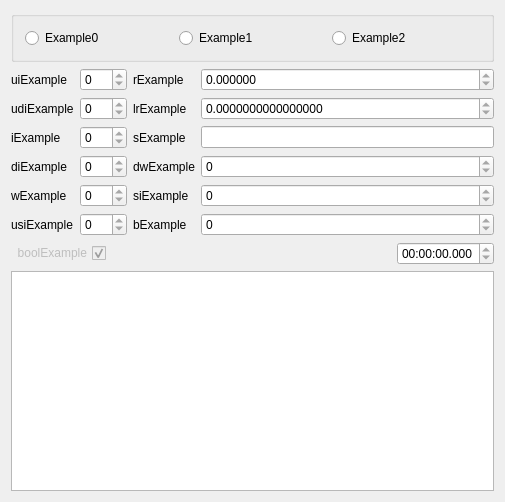
<?xml version="1.0" encoding="UTF-8"?>
<ui version="4.0">
 <class>QAdsDialog</class>
 <widget class="QDialog" name="QAdsDialog">
  <property name="geometry">
   <rect>
    <x>0</x>
    <y>0</y>
    <width>505</width>
    <height>502</height>
   </rect>
  </property>
  <property name="windowTitle">
   <string>QAdsDialog</string>
  </property>
  <layout class="QVBoxLayout" name="verticalLayout">
   <item>
    <widget class="QGroupBox" name="groupBox">
     <property name="title">
      <string/>
     </property>
     <layout class="QHBoxLayout" name="horizontalLayout">
      <item>
       <widget class="QRadioButton" name="radioButtonExample0">
        <property name="text">
         <string>Example0</string>
        </property>
       </widget>
      </item>
      <item>
       <widget class="QRadioButton" name="radioButtonExample1">
        <property name="text">
         <string>Example1</string>
        </property>
       </widget>
      </item>
      <item>
       <widget class="QRadioButton" name="radioButtonExample2">
        <property name="text">
         <string>Example2</string>
        </property>
       </widget>
      </item>
     </layout>
    </widget>
   </item>
   <item>
    <layout class="QGridLayout" name="gridLayout">
     <item row="0" column="0">
      <widget class="QLabel" name="label">
       <property name="text">
        <string>uiExample</string>
       </property>
      </widget>
     </item>
     <item row="0" column="1">
      <widget class="QSpinBox" name="spinBoxUIExample">
       <property name="readOnly">
        <bool>true</bool>
       </property>
      </widget>
     </item>
     <item row="0" column="2">
      <widget class="QLabel" name="label_4">
       <property name="text">
        <string>rExample</string>
       </property>
      </widget>
     </item>
     <item row="0" column="3">
      <widget class="QDoubleSpinBox" name="doubleSpinBoxRExample">
       <property name="readOnly">
        <bool>true</bool>
       </property>
       <property name="decimals">
        <number>6</number>
       </property>
      </widget>
     </item>
     <item row="1" column="0">
      <widget class="QLabel" name="label_2">
       <property name="text">
        <string>udiExample</string>
       </property>
      </widget>
     </item>
     <item row="1" column="1">
      <widget class="QDoubleSpinBox" name="doubleSpinBoxUDIExample">
       <property name="readOnly">
        <bool>true</bool>
       </property>
       <property name="decimals">
        <number>0</number>
       </property>
      </widget>
     </item>
     <item row="1" column="2">
      <widget class="QLabel" name="label_5">
       <property name="text">
        <string>lrExample</string>
       </property>
      </widget>
     </item>
     <item row="1" column="3">
      <widget class="QDoubleSpinBox" name="doubleSpinBoxLRExample">
       <property name="readOnly">
        <bool>true</bool>
       </property>
       <property name="decimals">
        <number>16</number>
       </property>
      </widget>
     </item>
     <item row="2" column="0">
      <widget class="QLabel" name="label_6">
       <property name="text">
        <string>iExample</string>
       </property>
      </widget>
     </item>
     <item row="2" column="1">
      <widget class="QSpinBox" name="spinBoxIExample">
       <property name="readOnly">
        <bool>true</bool>
       </property>
      </widget>
     </item>
     <item row="2" column="2">
      <widget class="QLabel" name="label_3">
       <property name="text">
        <string>sExample</string>
       </property>
      </widget>
     </item>
     <item row="2" column="3">
      <widget class="QLineEdit" name="lineEditSExample">
       <property name="readOnly">
        <bool>true</bool>
       </property>
      </widget>
     </item>
     <item row="3" column="0">
      <widget class="QLabel" name="label_7">
       <property name="text">
        <string>diExample</string>
       </property>
      </widget>
     </item>
     <item row="3" column="1">
      <widget class="QSpinBox" name="spinBoxDIExample">
       <property name="readOnly">
        <bool>true</bool>
       </property>
      </widget>
     </item>
     <item row="3" column="2">
      <widget class="QLabel" name="label_8">
       <property name="text">
        <string>dwExample</string>
       </property>
      </widget>
     </item>
     <item row="4" column="0">
      <widget class="QLabel" name="label_9">
       <property name="text">
        <string>wExample</string>
       </property>
      </widget>
     </item>
     <item row="4" column="1">
      <widget class="QSpinBox" name="spinBoxWExample">
       <property name="readOnly">
        <bool>true</bool>
       </property>
      </widget>
     </item>
     <item row="4" column="2">
      <widget class="QLabel" name="label_10">
       <property name="text">
        <string>siExample</string>
       </property>
      </widget>
     </item>
     <item row="4" column="3">
      <widget class="QSpinBox" name="spinBoxSIExample">
       <property name="readOnly">
        <bool>true</bool>
       </property>
      </widget>
     </item>
     <item row="5" column="0">
      <widget class="QLabel" name="label_11">
       <property name="text">
        <string>usiExample</string>
       </property>
      </widget>
     </item>
     <item row="5" column="1">
      <widget class="QSpinBox" name="spinBoxUSIExample">
       <property name="readOnly">
        <bool>true</bool>
       </property>
      </widget>
     </item>
     <item row="5" column="2">
      <widget class="QLabel" name="label_12">
       <property name="text">
        <string>bExample</string>
       </property>
      </widget>
     </item>
     <item row="5" column="3">
      <widget class="QSpinBox" name="spinBoxBExample">
       <property name="readOnly">
        <bool>true</bool>
       </property>
      </widget>
     </item>
     <item row="3" column="3">
      <widget class="QDoubleSpinBox" name="doubleSpinBoxDWExample">
       <property name="readOnly">
        <bool>true</bool>
       </property>
       <property name="decimals">
        <number>0</number>
       </property>
      </widget>
     </item>
    </layout>
   </item>
   <item>
    <layout class="QHBoxLayout" name="horizontalLayout_2">
     <item>
      <widget class="QCheckBox" name="checkBoxBoolExample">
       <property name="enabled">
        <bool>false</bool>
       </property>
       <property name="layoutDirection">
        <enum>Qt::RightToLeft</enum>
       </property>
       <property name="text">
        <string>boolExample</string>
       </property>
       <property name="checked">
        <bool>true</bool>
       </property>
      </widget>
     </item>
     <item>
      <spacer name="horizontalSpacer">
       <property name="orientation">
        <enum>Qt::Horizontal</enum>
       </property>
       <property name="sizeHint" stdset="0">
        <size>
         <width>40</width>
         <height>20</height>
        </size>
       </property>
      </spacer>
     </item>
     <item>
      <widget class="QTimeEdit" name="timeEdit">
       <property name="readOnly">
        <bool>true</bool>
       </property>
       <property name="displayFormat">
        <string>hh:mm:ss.zzz</string>
       </property>
      </widget>
     </item>
    </layout>
   </item>
   <item>
    <widget class="QTextEdit" name="textEdit"/>
   </item>
  </layout>
 </widget>
 <layoutdefault spacing="6" margin="11"/>
 <resources/>
 <connections/>
</ui>
